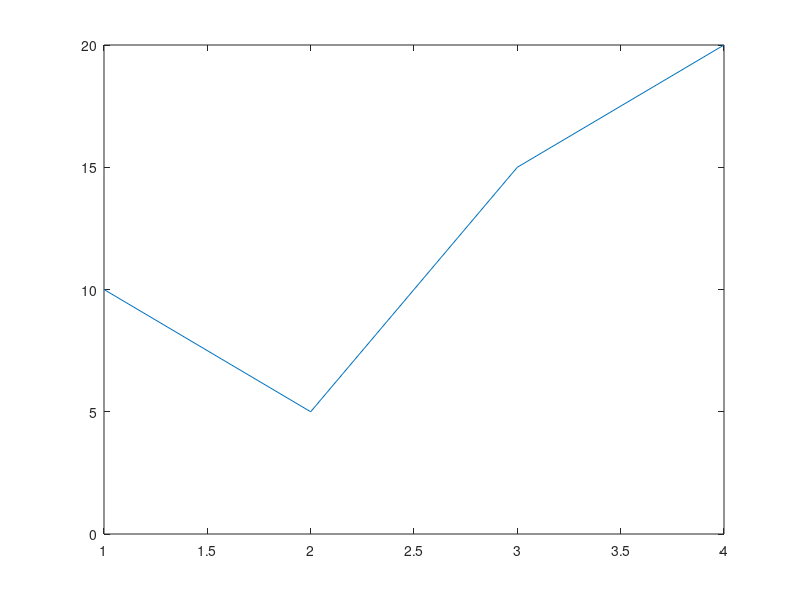

This figure's MATLAB source: (Note: this script raises an error after producing the figure.)
x = [1 2 3 4];
y = [10 5 15 20];

figure
plot(x, y)

ax = gca;
ax.XAxisLocation = 'origin';
ax.YAxisLocation = 'origin';

xlim([-5 5])
ylim([-25 25])
xlabel('X-axis')
xlab = get(gca,'xlabel');
pos = get(xlab,'position');
set(xlab,'position',pos + [0 -20 0])
ylabel('Y-axis')
title('My Plot')

